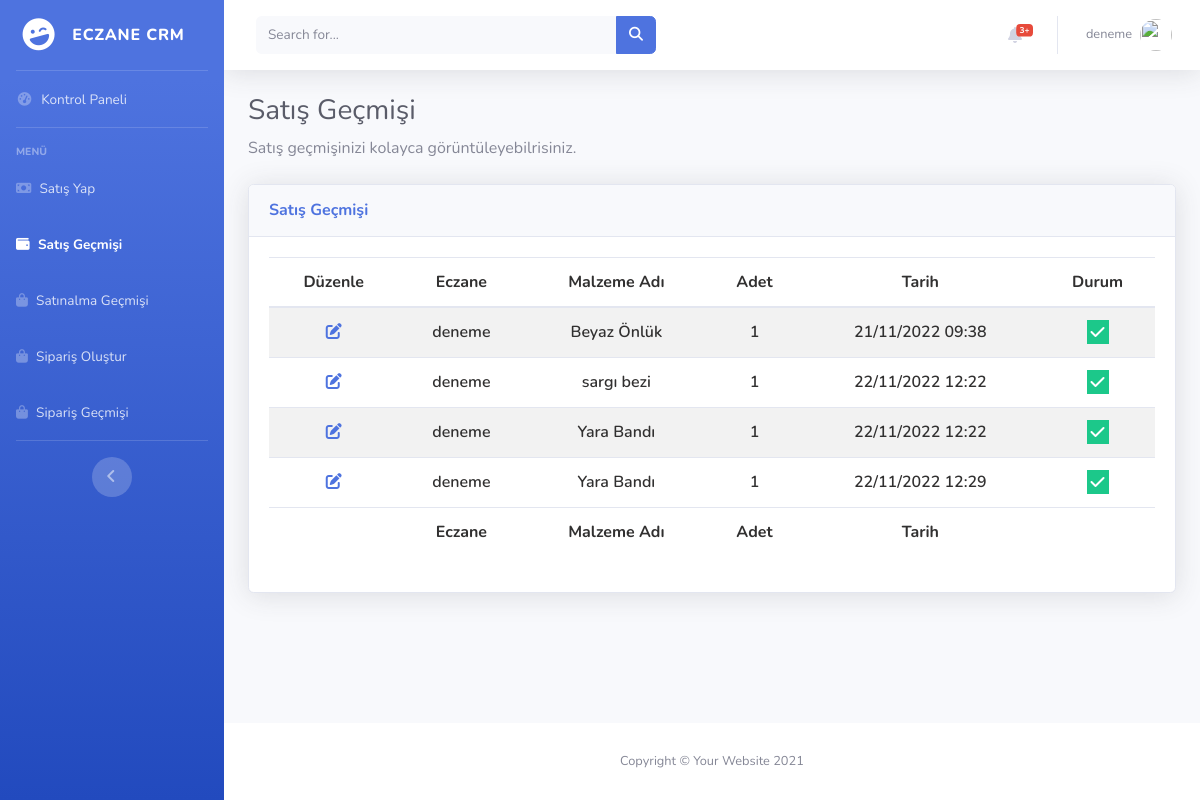
The page /sell/history (signed in) on the database as committed earlier.
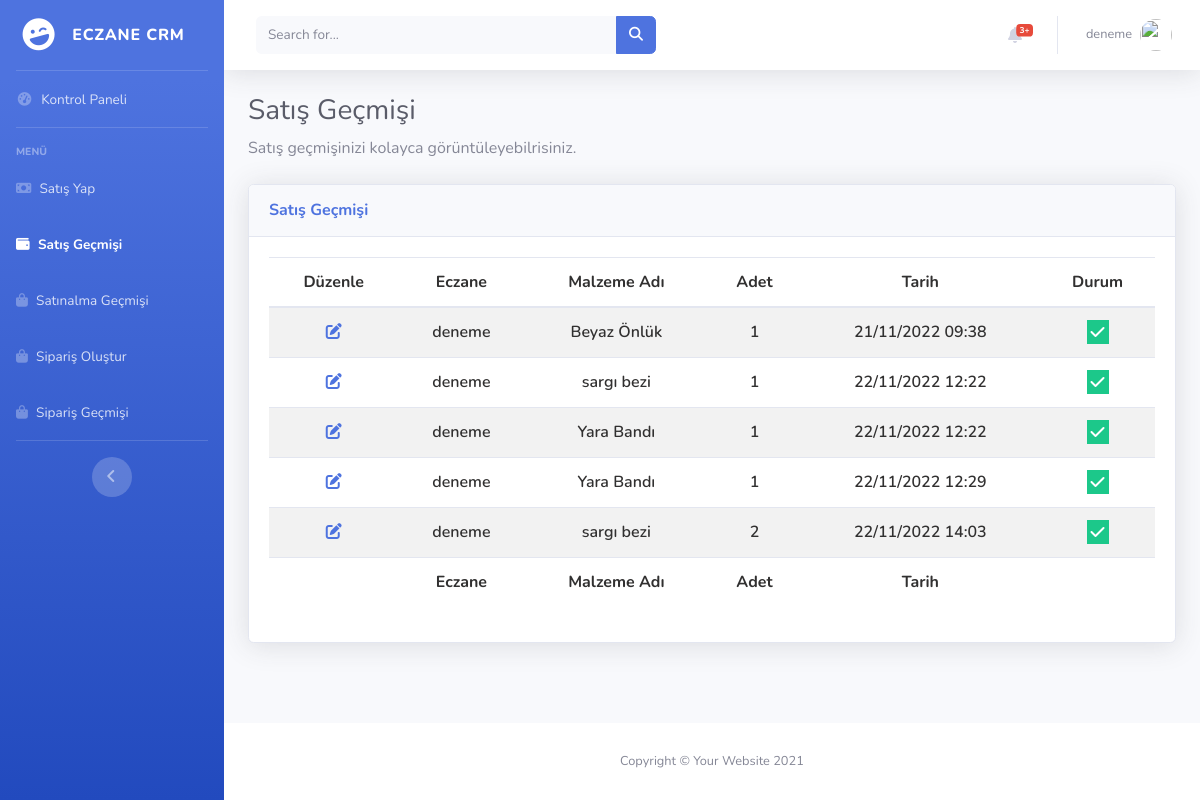
The same page on the database as committed later.
### pharmacy/models.py (models this page shows, shortened)
class PharmacySell(models.Model):
    user = models.ForeignKey(User, on_delete=models.CASCADE)
    item_name = models.ForeignKey(Items, on_delete=models.SET_NULL,null=True)
    quantity=models.DecimalField(max_digits=10,decimal_places=2)
    status=models.BooleanField(default=True)
    created_at = models.DateTimeField(auto_now_add=True,null=True,blank=True)
    updated_at = models.DateTimeField(auto_now=True,null=True,blank=True)

### items/models.py (models this page shows)
class Items(models.Model):
    item_name=models.CharField(max_length=60)
    quantity=models.DecimalField(max_digits=10,decimal_places=2)
    status=models.BooleanField(default=True)
    created_at = models.DateTimeField(auto_now_add=True,null=True,blank=True)
    updated_at = models.DateTimeField(auto_now=True,null=True,blank=True)
    def __str__(self):
        return self.item_name

### pharmacy/views.py (the view)
# urls.py: path("sell/history",views.sell_history,name="sell_history"),
@login_required(login_url = "accounts:signin")
def sell_history(request):
    items=PharmacySell.objects.filter(user=request.user)
    return render(request,"sell_history.html",{"items":items})

### pharmacy/templates/sell_history.html (shortened to what the changed rows need)
{% extends 'layout.html' %}
{% load static %}
{% block css %}
    <link href="https://cdn.datatables.net/1.12.1/css/dataTables.bootstrap5.min.css" rel="stylesheet"/>
    <link href="https://cdn.datatables.net/responsive/2.3.0/css/responsive.bootstrap5.min.css" rel="stylesheet" />
    <link href="https://cdn.datatables.net/buttons/2.2.3/css/buttons.dataTables.min.css" rel="stylesheet"/>
<link
  rel="stylesheet"
  href="https://cdnjs.cloudflare.com/ajax/libs/font-awesome/6.2.0/css/all.min.css"
/>
<link rel="stylesheet" href="{% static 'css/datatables_file.css'%}">
{% endblock  %}
{% block body %}
                <div class="container-fluid">
                    <h1 class="h3 mb-2 text-gray-800">Satış Geçmişi</h1>
                    <div class="card shadow mb-4">
                        <div class="card-body">
                            <div class="table-responsive">
                                <table
                                id="example"
                                class="table table-striped nowrap"
                                style="width: 100%!important">
                                <thead>
                                    <tr>
                                      <th data-priority="1">Düzenle</th>
                                      <th data-priority="2">Eczane</th>
                                      <th data-priority="3">Malzeme Adı</th>
                                      <th data-priority="4">Adet</th>
                                      <th data-priority="5">Tarih</th>
                                      <th data-priority="6">Durum</th>
                                    </tr>
                                  </thead>
                                  <tbody>
                                    {% for item in items %}
                                    <tr>
                                      <td>
                                        <a href="{% url 'items:edit_item' item.id %}">
                                          <i
                                            class="fa fa-pen-to-square fa-1x text-primary text-btn-size"
                                          ></i>
                                        </a>
                                      </td>
                                      <td>{{item.user}}</td>
                                      <td>{{item.item_name}}</td>
                                      <td>
                                        {{ item.quantity | stringformat:'d' }}
                                      </td>
                                      <td>
                                        {{item.created_at|date:"d/m/Y H:i"}}
                                      </td>
                                      <td>
                                        {% if item.status %}
                                        <i class="fa fa-check bg-success text-white p-1"></i>
                                        {% else %}
                                        <i class="fa fa-xmark bg-danger text-white p-1 px-2"></i>
                                        {% endif %}
                                      </td>
                                    </tr>
                                    {% endfor %}
                                  </tbody>
                                  <tfoot>
                                    <tr >
                                      <th ></th>
                                      <th>Eczane</th>
                                      <th>Malzeme Adı</th>
                                      <th>Adet</th>
                                      <th>Tarih</th>
                                      <th></th>
                                    </tr>
                                  </tfoot>
                                </table>
                            </div>
                        </div>
                    </div>
                </div>
{% endblock  %}

Rows that differ between the two databases and show on the page:
added PharmacySell: user "deneme", item_name "sargı bezi", quantity "2", created_at "22/11/2022 14:03", status True (drawn)
